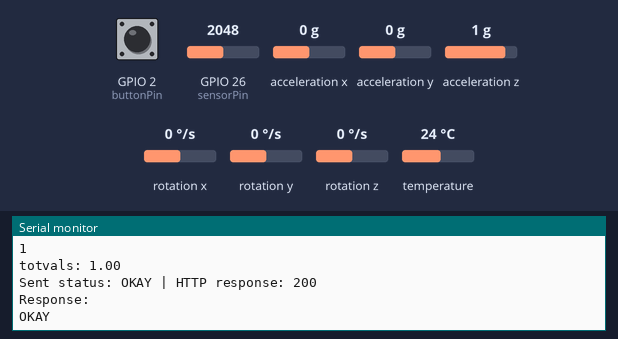
This sketch was run on a simulated ESP32. Parts: the last lines printed to the serial monitor. The inputs (shaded band) are chosen by the test bench; at power-on: acceleration x 0 g, GPIO 26 (sensorPin) = 2048, acceleration y 0 g, acceleration z 1 g, rotation x 0 °/s, GPIO 2 (buttonPin) HIGH, rotation y 0 °/s, rotation z 0 °/s, temperature 24 °C (analog values on the 0–4095 scale). WiFi joins after 1.5 s; servers stay silent unless stated; uploads are accepted with an empty reply.

Above: at 4.5 s.
4.6 s: acceleration x set to -1.4 g
At 6.12 s:
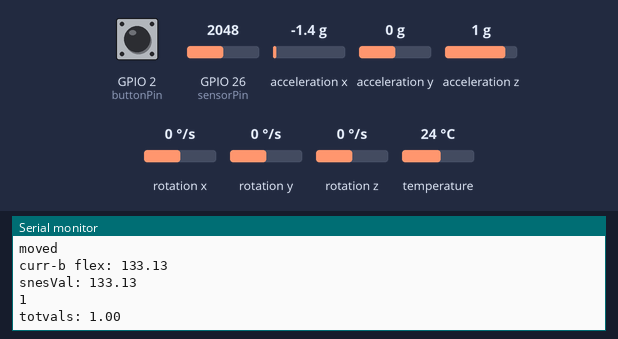
7.8 s: GPIO 26 (sensorPin) set to 2866
At 8.34 s:
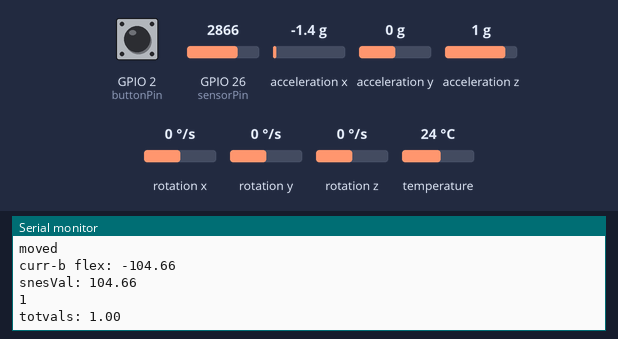
11.0 s: acceleration y set to -0.8 g
At 13.5 s:
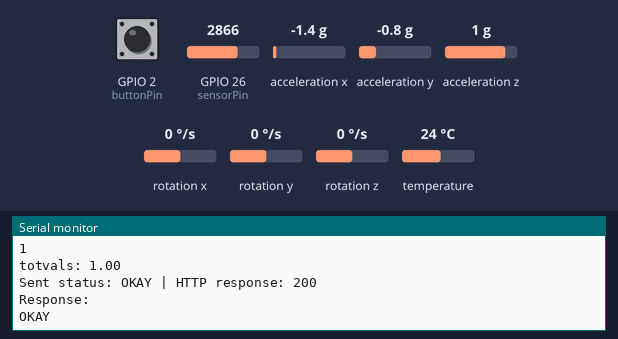
14.2 s: acceleration z set to 0.8 g
At 15.0 s:
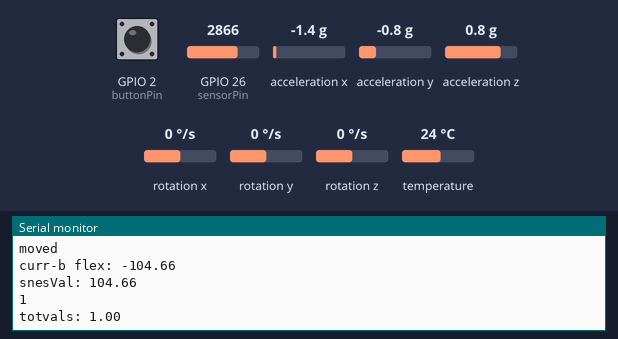
17.4 s: GPIO 26 (sensorPin) set to 3972
At 19.45 s:
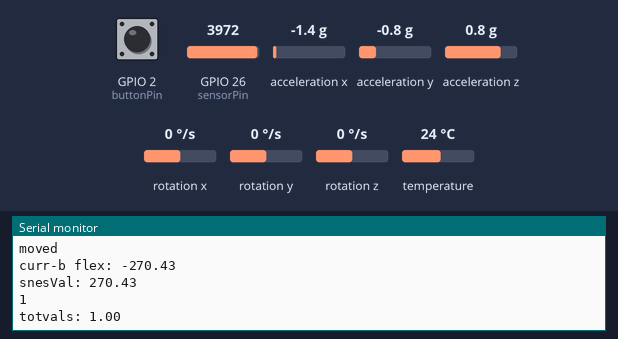
20.6 s: rotation x set to -192 °/s
At 22.0 s:
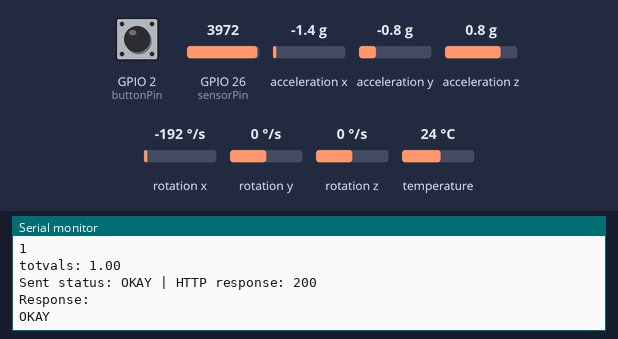
Timing chart, 0 to 23.6 s (numbered marks = the images above; inputs shaded):
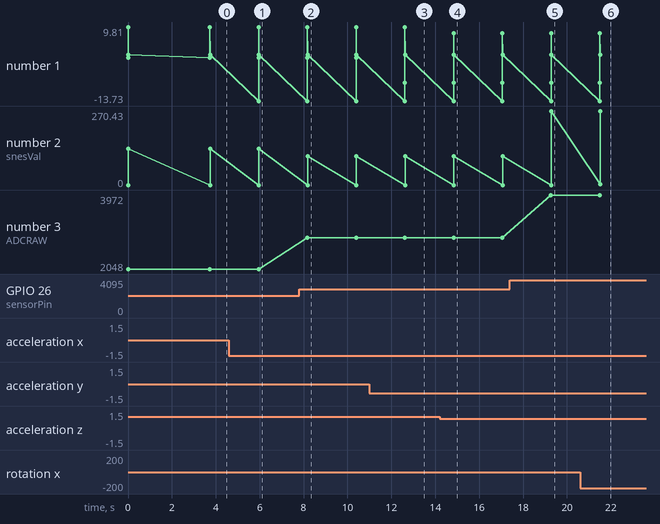

Measured:
- after the input at 4.6 s, the serial monitor: prints a new line after 1.4 s (image 1)
- after the input at 7.8 s, the serial monitor: prints a new line after 0.37 s (image 2)
- after the input at 11.0 s, the serial monitor: prints a new line after 1.6 s (image 3)
- after the input at 14.2 s, the serial monitor: prints a new line after 0.63 s (image 4)
- after the input at 17.4 s, the serial monitor: prints a new line after 1.9 s (image 5)
- after the input at 20.6 s, the serial monitor: prints a new line after 0.89 s (image 6)
- plotted number 2: 133.13 → 104.66 after the input at 7.8 s, 104.66 → 270.43 after the input at 17.4 s
- plotted number 3: 2048 → 2866 after the input at 7.8 s, 2866 → 3972 after the input at 17.4 s

The sketch:

flex_gyro.ino
```cpp
// accelerometer + flex sensor test (PRELIMINARY VERSION)
#include <Adafruit_MPU6050.h>
#include <Adafruit_Sensor.h>
#include <Wire.h>
#include <WiFi.h>
#include <HTTPClient.h>
#define sensorPin 26

// Wi-Fi credentials and output server URL
const char* ssid = "PostureESP";
const char* password = "12345678";
const char* outputServer = "http://192.168.4.1/status?value=";

Adafruit_MPU6050 mpu;

// PIN ASSIGNMENTS
const int buttonPin = 2;
int buttonState = 0;
// baseline readings for accelerometer and gyroscope
float baseAccX = 0;
float baseAccY = 0;
float baseAccZ = 0;
// current readings for accelerometer and gyroscope
float currAccX = 0;
float currAccY = 0;
float currAccZ = 0;
// baseline and current readings for flex sensor
float baseGyroX = 0;
float baseGyroY = 0;
float baseGyroZ = 0;
// current readings for gyroscope
float currGyroX = 0;
float currGyroY = 0;
float currGyroZ = 0;
// sum of gyro diffs
float totDiff= 0;
// baseline and current readings for flex sensor
float currFlex = 0;
float baseFlex = 0;
sensors_event_t a,g,temp;
int goodThreshold = 5;
int okayThreshold = 10;
float VCC = 3.3; //corresponds to amount of volts
float R2 = 10000; // 10K resistor
float sensorMinRes = 6800; //might need adjustment to find value when flat
float sensorMaxRes = 9200; //might need adjustmentto find value when at 90 degrees


unsigned long lastSendTime = 0;
const unsigned long sendInterval = 2000;   // resend every 2 sec even if same status
const unsigned long readDelay = 250;       // sensor read speed
String lastStatus = "";

// function to classify posture based on total gyro difference and flex sensor value
String classifyPosture(float totVals) { //if 0 == good, 1 == ok, 2==bad
  Serial.print("totvals: ");
  Serial.println(totVals);
  if (totVals <= 0.5) {
    return "GOOD";
  } else if (totVals <= 1.5) {
    return "OKAY";
  } else {
    return "BAD";
  }
}

// function to classify posture based on total gyro difference and flex sensor value, returns int for easier averaging
int classifyPostureINT(float sensorValue, int gryoFlex) { //second val to signal if gyro or flex classification
  Serial.print("snesVal: ");
  Serial.println(sensorValue);
  if (sensorValue <= goodThreshold) {
    return 0;
  } else if (sensorValue <= okayThreshold) {
    return 1;
  } else {
    return 2;
  }
}
// function to set baseline values for accelerometer and gyroscope
void baseline(){
  baseAccX = a.acceleration.x;
  baseAccY = a.acceleration.y;
  baseAccZ = a.acceleration.z;
  baseGyroX = g.gyro.x;
  baseGyroY = g.gyro.y;
  baseGyroZ = g.gyro.z;
}

// function to set baseline values for flex sensor
void connectToOutputESP() {
  WiFi.begin(ssid, password);
  Serial.print("Connecting to output ESP");

  while (WiFi.status() != WL_CONNECTED) {
    delay(500);
    Serial.print(".");
  }

  Serial.println();
  Serial.println("Connected to output ESP Wi-Fi");
  Serial.print("Input ESP IP: ");
  Serial.println(WiFi.localIP());
}

// function to send posture status to output ESP via HTTP GET request
void sendStatusToOutput(const String& status) {
  if (WiFi.status() != WL_CONNECTED) {
    Serial.println("Wi-Fi disconnected. Reconnecting...");
    connectToOutputESP();
  }

  HTTPClient http;
  String url = String(outputServer) + status;

  http.begin(url);
  int httpCode = http.GET();

  Serial.print("Sent status: ");
  Serial.print(status);
  Serial.print(" | HTTP response: ");
  Serial.println(httpCode);

  if (httpCode > 0) {
    String payload = http.getString();
    Serial.println("Response:");
    Serial.println(payload);
  } else {
    Serial.println("Failed to send request");
  }

  http.end();
}

// setup, runs at power on or reset
void setup() {
  Serial.begin(115200);
  // pinMode(groundPin, OUTPUT);
  // pinMode(powerPin, OUTPUT);
  // digitalWrite(groundPin, LOW);
  // digitalWrite(powerPin, HIGH);
  //connectToOutputESP();
  Wire.begin(21, 22);
  if (!mpu.begin()){
    Serial.println("Failed to find mpu6050");
    delay(500);
  }
  Serial.print("mac: ");
  Serial.println(WiFi.macAddress());
  pinMode(buttonPin, INPUT);
  pinMode(sensorPin, INPUT);
  mpu.setAccelerometerRange(MPU6050_RANGE_2_G); //can be changed to higher g for more range of motion.
  mpu.setFilterBandwidth(MPU6050_BAND_5_HZ); //can be changed to higher hz for faster response

}

// main loop, runs repeatedly after setup
void loop() {
  String currStatGyro = "";
  String currStatFlex = "";
  String currStat = "";
  int currStatGyroINT = 0;
  int currStatFlexINT = 0;
  analogReadResolution(12);           // ESP32: set 12-bit resolution
  analogSetAttenuation(ADC_11db);
  int ADCRaw = analogRead(sensorPin);
  Serial.print("ADCRAW: ");
  Serial.println(ADCRaw);
  mpu.getEvent(&a,&g,&temp);
  currAccX = a.acceleration.x;
  currAccY = a.acceleration.y;
  currAccZ = a.acceleration.z;
  currGyroX = g.gyro.x;
  currGyroY = g.gyro.y;
  currGyroZ = g.gyro.z;
  float ADCVoltage = (ADCRaw * VCC) / 4095;
  float Resistance = R2 * (VCC / ADCVoltage - 1);
  Serial.print("resistance: ");
  Serial.println(Resistance);
  currFlex = (Resistance - sensorMinRes) * 100.0 / (sensorMaxRes - sensorMinRes); //value between 0-100
  Serial.print("curflex: ");
  Serial.println(currFlex);
  Serial.println(a.acceleration.x);
  Serial.println(a.acceleration.y);
  Serial.println(a.acceleration.z);
  Serial.print("X: ");
  Serial.println(g.gyro.x);
  Serial.print("Y: ");
  Serial.println(g.gyro.y);
  Serial.print("Z: ");
  Serial.println(g.gyro.z);
  delay(10);
  buttonState = digitalRead(buttonPin);
  if (buttonState == LOW){
    baseline();
  }
  //Serial.println("moved");
  unsigned long now = millis();
  bool refreshNeeded = (now - lastSendTime >= sendInterval);
  //if accel notices movement, it checks with gyro to check for orientation diffs
  if ((fabs(currAccX - baseAccX) > 0.1) || (fabs(currAccY - baseAccY) > 0.1) || (fabs(currAccZ - baseAccZ) > 0.1) || refreshNeeded){ //for +/- errors
      Serial.print("X in: ");
      Serial.println(g.gyro.x);
      Serial.print("Y in : ");
      Serial.println(g.gyro.y);
      Serial.print("Z in: ");
      Serial.println(g.gyro.z);
      totDiff = fabs(currGyroX - baseGyroX) + fabs(currGyroY - baseGyroY) + fabs(currGyroZ - baseGyroZ); //values for good/great might need scaling
      Serial.print("totDiff: ");
      Serial.println(totDiff);
      currStatGyroINT = classifyPostureINT(totDiff, 0);
      Serial.println("moved");
  }
  else{
    Serial.println("no change in accel/gyro");
  }
  Serial.print("curr-b flex: ");
  Serial.println(currFlex-baseFlex);
  if (fabs(currFlex-baseFlex) > 2){//again the "2" might need changing
        currStatFlexINT = classifyPostureINT(fabs(currFlex-baseFlex), 1);
  }

  Serial.println((currStatGyroINT + currStatFlexINT)/2);
  currStat = classifyPosture((currStatGyroINT + currStatFlexINT)/2);
  sendStatusToOutput(currStat);
  Serial.println(currStat);
  lastStatus = currStat;
  lastSendTime = now;
  delay(2000);
}
```
